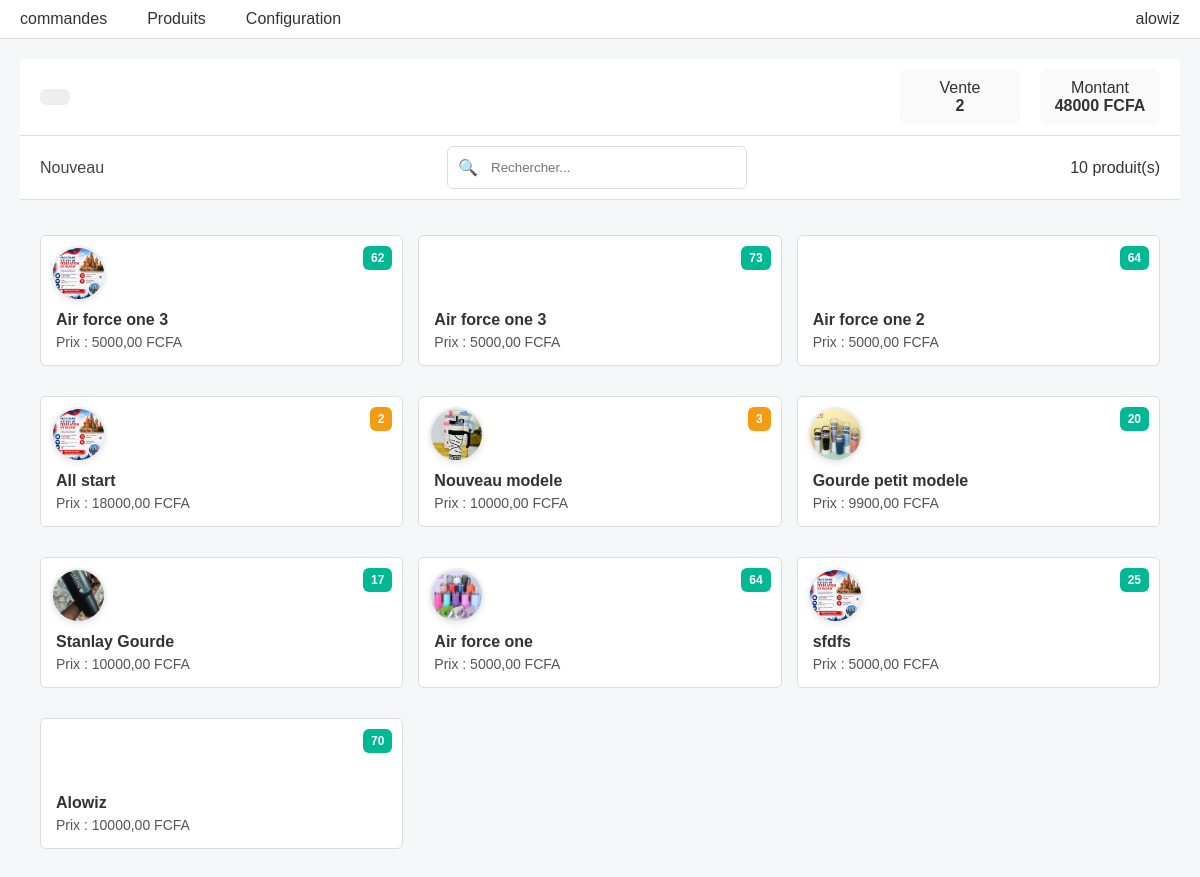
Screenshot of /products/ (signed in) with the database file from the repository.
### products/models.py (models this page shows, shortened)
class Product(BaseModel):
    name = models.CharField(max_length=200)
    category = models.ForeignKey(Category, on_delete=models.CASCADE)
    unit = models.ForeignKey(Unit, on_delete=models.SET_NULL, null=True)
    sale_price = models.DecimalField(max_digits=10, decimal_places=2)
    cost_price = models.DecimalField(max_digits=10, decimal_places=2)
    company_id = models.IntegerField()
    quantity = models.IntegerField(default=0)
    image = models.ImageField(
        upload_to='products/',
        blank=True,
        null=True
    )

### products/views.py (the view)
# urls.py: path("", company_list, name="product_list"),
@login_required
def product_list(request):
    query = request.GET.get('q', '')
    user = request.user
    if query:
          products = Product.objects.filter(
            Q(name__icontains=query),
             created_by=user
        )
    else:
        products = Product.objects.filter(
            created_by=user   # ✅ filtre utilisateur
        ).order_by('-created_at')[:10]
    if request.headers.get('x-requested-with') == 'XMLHttpRequest':
        data = list(products.values('uuid', 'name', 'quantity', 'sale_price'))
        return JsonResponse(data, safe=False)
    return render(request, "products/list.html", {
        "products": products
    })

### connexion/templates/products/list.html (shortened to what this page needs)
{% extends "base.html" %}
{% block content %}
<div class="header">
    <div class="left">
        <a href="{% url 'product_create' %}">Nouveau</a>
    </div>
    <div class="search">
        🔍
        <input type="text" id="search" placeholder="Rechercher..." autocomplete="off">
    </div>
    <div class="right">
        <span id="product-count">{{ products|length }} produit(s)</span>
    </div>
</div>
<div class="products" id="products-container">
{% for product in products %}
<a href="{% url 'product_edit' product.uuid %}" class="card-link">
<div class="card">
    <div class="quantity-badge
        {% if product.quantity == 0 %}
            bg-danger
        {% elif product.quantity < 10 %}
            bg-warning
        {% else %}
            bg-success
        {% endif %}
    ">
        {{ product.quantity }}
    </div>
    {% if product.image %}
        <img
            src="{{ product.image.url }}"
            class="product-image"
        >
    {% endif %}
    <div class="product-name">
        {{ product.name }}
    </div>
    <div class="price">
        Prix : {{ product.sale_price }} FCFA
    </div>
</div>
</a>
{% endfor %}
</div>
{% endblock %}

### connexion/templates/base.html (shortened to what this page needs)
<!DOCTYPE html>
<html lang="fr">
<head>
</head>
{% load static %}
<body>
<div class="topbar">
    <div class="menu">
        <a href="{% url 'order_list' %}">commandes</a>
        <a href="{% url 'product_list' %}">Produits</a>
       <div class="config">
            <a href="#" onclick="toggleMenu(event)">Configuration</a>
        </div>
    </div>
    <div class="right">
        <span> {{ user.username }}</span>
    </div>
</div>
<div class="container">
    <div class="header">
        <button class="btn btn-light" style="background-color: #eee;"></button>
        <div class="stats">
            <div class="stat-box">
                Vente<br><b> {{ ventes_count }}</b>
            </div>
            <div class="stat-box">
              Montant<br><b>{{ total_ventes }} FCFA</b>
            </div>
        </div>
    </div>
    {% block content %}
    {% endblock %}
</div>
</body>
</html>

### connexion/templates/base.html (style rules this page uses)
* { margin: 0; padding: 0; box-sizing: border-box; }
body { font-family: Arial, sans-serif; background: #f6f7f9; color: #333; }
.topbar { display: flex; justify-content: space-between; padding: 10px 20px; background: white; border-bottom: 1px solid #ddd; }
.menu a { margin-right: 20px; text-decoration: none; color: #444; font-weight: 500; }
.right { display: flex; align-items: center; gap: 10px; }
.container { padding: 20px; }
.header { display: flex; justify-content: space-between; align-items: center; }
.btn { padding: 8px 15px; border-radius: 6px; border: none; cursor: pointer; transition: 0.2s; }
.btn-light { background: #eee; }
.card { position: relative; background: white; border-radius: 10px; margin-top: 15px; padding: 25px; }
input, select, textarea { width: 100%; padding: 8px; border: 1px solid #ccc; border-radius: 6px; }
.stats { display: flex; gap: 20px; }
.stat-box { background: #fafafa; padding: 10px; border-radius: 8px; text-align: center; width: 120px; }
* { margin:0; padding:0; box-sizing:border-box; }
body { font-family: Arial,sans-serif; background:#f6f7f9; color:#333; }
.topbar { display:flex; justify-content:space-between; padding:10px 20px; background:white; border-bottom:1px solid #ddd; }
.menu a { margin-right:20px; text-decoration:none; color:#444; font-weight:500; }
.right { display:flex; align-items:center; gap:10px; }
.container { padding:20px; }
.header { display:flex; justify-content:space-between; align-items:center; }
.btn { padding:8px 15px; border-radius:6px; border:none; cursor:pointer; transition:0.2s; }
.btn-light { background:#eee; }
.card { position:relative; background:white; border-radius:10px; margin-top:15px; padding:25px; }
input, select, textarea { width:100%; padding:8px; border:1px solid #ccc; border-radius:6px; }
.stats { display:flex; gap:20px; }
.stat-box { background:#fafafa; padding:10px; border-radius:8px; text-align:center; width:120px; }
.topbar { display: flex; justify-content: space-between; padding: 10px 20px; color: #333; }
.menu { display: flex; gap: 20px; align-items: center; }
.menu a { color: #333; text-decoration: none; }
.config { position: relative; }

### connexion/templates/products/list.html (style rules this page uses)
* { margin:0;padding:0;box-sizing:border-box; }
a { text-decoration: none; color: inherit; }
body { font-family: Arial, sans-serif; background:#f5f6f8; }
.header { display:flex; justify-content:space-between; align-items:center; padding:10px 20px; background:#fff; border-bottom:1px solid #ddd; flex-wrap:wrap; gap:10px; }
.left a { margin-right: 20px; text-decoration: none; color: #444; font-weight: 500; }
.search { display:flex; align-items:center; gap:5px; background:#fff; border:1px solid #ddd; padding:5px 10px; border-radius:6px; width:300px; }
.search input { border:none; outline:none; width:100%; }
.products { padding:20px; display:grid; grid-template-columns:repeat(3,1fr); gap:15px; }
.card { position: relative; background:#fff; border:1px solid #ddd; border-radius:6px; padding:15px; padding-top:75px; cursor:pointer; transition:0.2s; }
.quantity-badge { position: absolute; top: 10px; right: 10px; color: white; padding: 5px 8px; font-size: 12px; border-radius: 6px; font-weight: bold; }
.bg-success { background: #00b894; }
.bg-warning { background: #f39c12; }
.product-name { font-weight:bold; margin-bottom:5px; }
.price { color:#555; font-size:14px; }
.product-image { position:absolute; top:10px; left:10px; width:55px; height:55px; border-radius:50%; object-fit:cover; border:2px solid #eee; background:#f5f5f5; box-shadow:0 2px 6px rgba(0,0,0,0.08); }

### rows the page displays
Product: quantity "62", image (picture), name "Air force one 3", sale_price "5000,00"
Product: quantity "73", name "Air force one 3", sale_price "5000,00"
Product: quantity "64", name "Air force one 2", sale_price "5000,00"
Product: quantity "2", image (picture), name "All start", sale_price "18000,00"
Product: quantity "3", image (picture), name "Nouveau modele", sale_price "10000,00"
Product: quantity "20", image (picture), name "Gourde petit modele", sale_price "9900,00"
Product: quantity "17", image (picture), name "Stanlay Gourde", sale_price "10000,00"
Product: quantity "64", image (picture), name "Air force one", sale_price "5000,00"
Product: quantity "25", image (picture), name "sfdfs", sale_price "5000,00"
Product: quantity "70", name "Alowiz", sale_price "10000,00"

### other values shown
{{ user.username }} "alowiz"
{{ ventes_count }} "2"
{{ total_ventes }} "48000"
{{ products|length }} "10"
